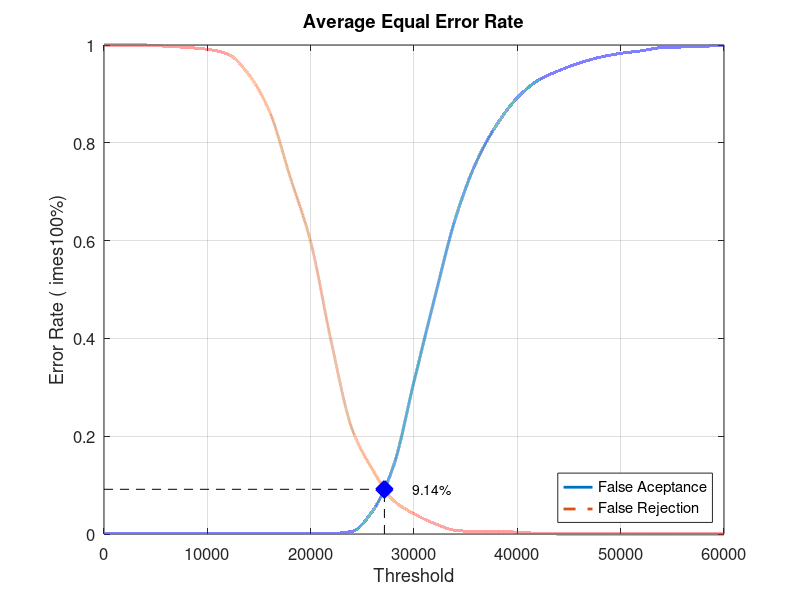
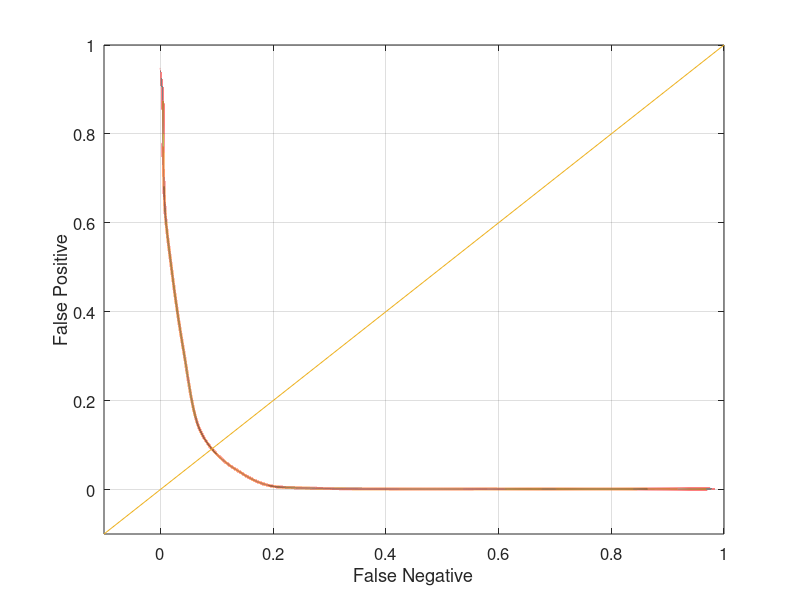

These charts were generated, in order, by the following MATLAB code:
close all;
clear;
clc;
x = 0:2000:60000;
xq = 0:0.5:60000;

y0 = [0 0.00131579 0.00131579 0.00131579 0.00131579 0.00131579 0.00131579 0.00131579 0.00131579 0.00131579 0.00131579 0.00131579 0.00526316 0.0473684 0.138158 0.311842 0.482895 0.644737 0.759211 0.836842 0.892105 0.927632 0.947368 0.963158 0.975 0.982895 0.988158 0.994737 0.996053 0.997368 1]
yy0 = interp1(x, y0, xq, 'pchip');
y1 = [1 1 1 0.9975 0.995 0.99125 0.98125 0.94 0.865 0.73125 0.5975 0.3925 0.215 0.13125 0.06875 0.04125 0.02125 0.0075 0.005 0.005 0.00375 0.00125 0 0 0 0 0 0 0 0 0]
yy1 = interp1(x, y1, xq, 'pchip');

% Calculating EER: 
y2 = abs(y0 - y1);
find(y2 == min(y2))
yy2 = abs(yy0 - yy1);
xEER = find(yy2 == min(yy2));
xEERIndex = xq(xEER) % X-axis EER
yEER = yy0(xEER) % Y-axis EER

main = figure
plot(xq, yy0,'-','LineWidth', 2);	hold on
plot(xq, yy1,'--','LineWidth', 2);	hold on
plot([xEERIndex xEERIndex], [0 yEER], 'k--');	hold on
plot([0 xEERIndex], [yEER yEER], 'k--');	hold on
plot(xEERIndex, yEER, 'bx', 'LineWidth', 10);	hold on
text(xEERIndex + 10 * xEERIndex / 100, yEER, [num2str(round((10000 * yEER)) / 100) '%'])
legend('False Aceptance', 'False Rejection', 'Location', 'SouthEast')
xlabel('Threshold')
ylabel('Error Rate (	imes100%)')
title('Average Equal Error Rate')
set(gca, 'FontSize', 12)
axis([0 60000 0 1])
grid on

print(main, 'Experiment4AverageMain', '-dpng');
FNRxFPR = figure('Color', [1 1 1]);
plot(yy1, yy0, '-', yy1, yy0, 'LineWidth', 2);
hold on
y = -0.1:0.1:1
plot(y, y); 
set(gca, 'FontSize', 12)
xlabel('False Negative')
ylabel('False Positive')
axis([-0.1 1 -0.1 1])
set(gca, 'FontSize', 12)
grid on

print(FNRxFPR, 'Experiment4AverageFNRxFPR','-dpng');
